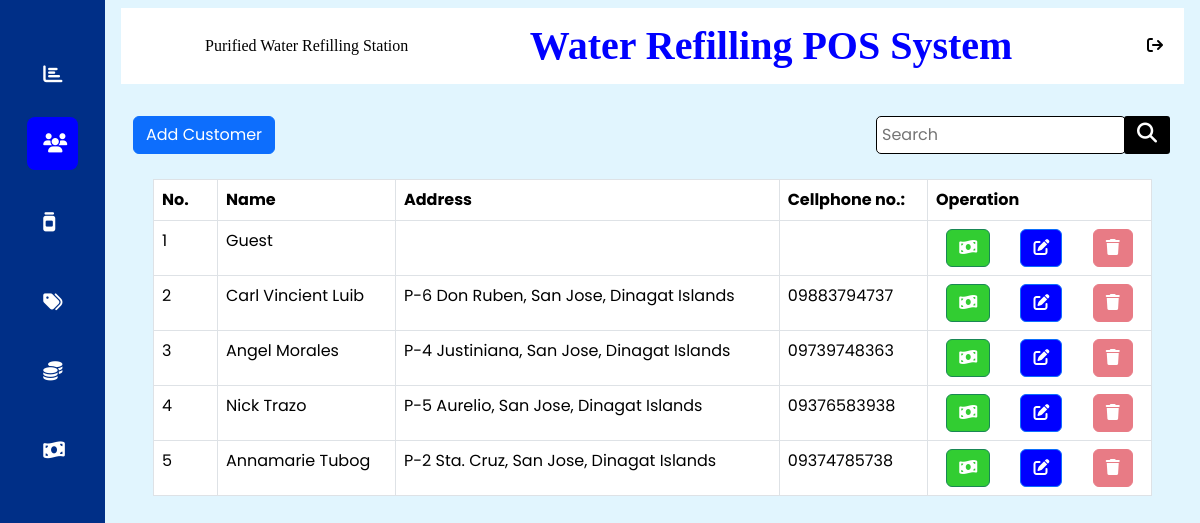
The app's page /water_refilling_POS_system/admin/customers.php (signed in) with its own data.
### tables this page shows
CREATE TABLE `tbl_system_setup` (
  `setup_id` int(11) NOT NULL,
  `WRS_name` varchar(100) NOT NULL,
  `WRS_acronym` varchar(20) NOT NULL,
  `WRS_logo` text NOT NULL
);

CREATE TABLE `tbl_customers` (
  `cus_id` int(11) NOT NULL,
  `name` varchar(50) NOT NULL,
  `address` varchar(80) NOT NULL,
  `cp_num` varchar(15) NOT NULL,
  `cus_unique_code` varchar(10) NOT NULL
);

### water_refilling_POS_system/admin/customers.php (the view, shortened to what this page needs)
<?php
	include "function.php";
	$wrs_sql = "SELECT * FROM `tbl_system_setup` WHERE setup_id = 1";
	$wrs_result = mysqli_query($con, $wrs_sql);
	if ($wrs_result) {
	    $row = mysqli_fetch_assoc($wrs_result);
	    if ($row) {
	        $WRS_name = $row['WRS_name'];
	    } else {
	        echo "No records found.";
	    }
	} else {
	    echo "Error in query: " . mysqli_error($con);
	}
?>
<!DOCTYPE html>
<html lang="en">
<head>
	<link rel="stylesheet" href="../css/bootstrap.css">
	<link rel="stylesheet" href="../css/style.css">
	<link rel="stylesheet" href="../css/all.min.css">
</head>
<body>
	<main>
		<div class="sidebar">
			<ul class="menu" style="margin-top: 3em;">
		        <li>
		            <a href="dashboard.php">
		                <i class="fas fa-chart-bar"></i>
		            </a>
		        </li>
		        <li class="active">
		            <a href="customers.php">
		                <i class="fas fa-users"></i>
		            </a>
		        </li>
		        <li>
		            <a href="gallon_inventory.php">
		                <i class="fas fa-jar"></i>
		            </a>
		        </li>
		        <li>
		            <a href="products.php">
		                <i class="fas fa-tags"></i>
		            </a>
		        </li>
		        <li>
		            <a href="sales.php">
		                <i class="fas fa-coins"></i>
		            </a>
		        </li>
		        <li>
		            <a href="cash_management.php">
		                <i class="fas fa-money-bill-wave"></i>
		            </a>
		        </li>
		    </ul>
		</div>
		<div class="main-content">
			<?php include "header.php"; ?>
		    <div class="section sect1">
		    	<div class="container">
		    		<div class="row">
		    			<div class="col-md-12">
		    				<div class="main-btn-wrapper dp-flex space-between" style="margin-bottom: 0.3rem;">
		    					<div class="btn-content dp-flex" style="justify-content: flex-end;">
		    						<button id="openModalBtn" class="btn btn-primary">Add Customer</button>
		    					</div>
		    					<form class="dp-flex" method="post" style="background: lightgray;">
							        <input type="text" name="searchInput" id="searchInput" placeholder="Search" autocomplete="off">
							        <button type="submit" name="submit"><i class="fa-solid fa-search"></i></button>
							    </form>
		    				</div>
		    				<div class="table-wrapper">
		    					<div class="table-content">
		    						<table class="table table-bordered">
		    							<thead class="thead-dark">
		    								<tr>
		    									<th scope="col" style="width: 4rem;">No.</th>
		    									<th scope="col">Name</th>
		    									<th scope="col">Address</th>
		    									<th scope="col">Cellphone no.:</th>
		    									<th scope="col" style="width: 14rem;">Operation</th>
		    								</tr>
		    							</thead>
				<tbody>
					<?php
						if(isset($_POST['submit'])){
							$searchInput = $_POST['searchInput'];
							$sql = "SELECT * FROM `tbl_customers` where name like '%$searchInput%' or address like '%$searchInput%' or cp_num like '%$searchInput%' order by cus_id ASC";
							$result = mysqli_query($con, $sql);
							if($result && mysqli_num_rows($result)>0){
								$number = 0;
								while ($row = mysqli_fetch_assoc($result)) {
									++$number;
									$cus_id = $row['cus_id'];
									$name = $row['name'];
									$address = $row['address'];
									$cp_num = "0".$row['cp_num'];
									if($name == "Guest"){
										$cp_num = $row['cp_num'];
									}
						?>
								<tr>
									<td><?php echo "$number"; ?></td>
									<?php
						      			echo "<td>$name</td>";
						      		 ?>
									<td><?php echo "$address"; ?></td>
									<td><?php echo "$cp_num"; ?></td>
									<td>
										<div class="operation-wrapper dp-flex space-around" style="font-size: 0.5rem; gap: 10px;">
											<?php
												echo '<a href="customers.php?buyid='.$cus_id.'">
													<button class="btn btn-success btn-buy">
													    <i class="fas fa-money-bill-wave"></i>
													</button>
													</a>';
												echo '<a href="customers.php?editid='.$cus_id.'">
												        <button class="btn btn-primary btn-edit">
												            <i class="fas fa-edit"></i>
												        </button>
												      </a>';
												$delete_sql = "SELECT DISTINCT cus_id FROM `tbl_sales` WHERE cus_id IN (SELECT cus_id FROM tbl_customers) AND cus_id = $cus_id";
												$delete_result = mysqli_query($con, $delete_sql);
												if($delete_result && mysqli_num_rows($delete_result) > 0){
													echo '<div class="delete-wrapper"><button disabled class="btn btn-danger btn-delete b_disabled" onclick="confirmDeleteCustomer('.$cus_id.')"><i class="fas fa-trash"></i></button></div>';
												}else{
													echo '<div class="delete-wrapper"><button class="btn btn-danger btn-delete" onclick="confirmDeleteCustomer('.$cus_id.')"><i class="fas fa-trash"></i></button></div>';
												}
											 ?>
										</div>
									</td>
								</tr>
						<?php
								}
								}else{
									?>
										<tr>
											<td colspan='6'><?php echo "Customer not found!"; ?></td>
										</tr>
									<?php
								}
						}else{
					?>
					<?php
						$sql = "SELECT * FROM `tbl_customers` order by cus_id ASC";
						$result = mysqli_query($con, $sql);
						if($result && mysqli_num_rows($result)>0){
							$number = 0;
							while ($row = mysqli_fetch_assoc($result)) {
								++$number;
								$cus_id = $row['cus_id'];
								$name = $row['name'];
								$address = $row['address'];
								$cp_num = "0".$row['cp_num'];
								if($name == "Guest"){
									$cp_num = $row['cp_num'];
								}
					?>
								<tr>
									<td><?php echo "$number"; ?></td>
									<?php
						      			echo "<td>$name</td>";
						      		 ?>
									<td><?php echo "$address"; ?></td>
									<td><?php echo "$cp_num"; ?></td>
									<td>
										<div class="operation-wrapper dp-flex space-around" style="font-size: 0.5rem; gap: 10px	;">
											<?php
												echo '<a href="customers.php?buyid='.$cus_id.'">
													<button class="btn btn-success btn-buy">
													    <i class="fas fa-money-bill-wave"></i>
													</button>
													</a>';
												echo '<a href="customers.php?editid='.$cus_id.'">
													<button class="btn btn-primary btn-edit">
													    <i class="fas fa-edit"></i>
													</button>
													</a>';
												$delete_sql = "SELECT DISTINCT cus_id FROM `tbl_sales` WHERE cus_id IN (SELECT cus_id FROM tbl_customers) AND cus_id = $cus_id";
												$delete_result = mysqli_query($con, $delete_sql);
												if($delete_result && mysqli_num_rows($delete_result) > 0){
													echo '<div class="delete-wrapper"><button disabled class="btn btn-danger btn-delete b_disabled" onclick="confirmDeleteCustomer('.$cus_id.')"><i class="fas fa-trash"></i></button></div>';
												}else{
													echo '<div class="delete-wrapper"><button class="btn btn-danger btn-delete" onclick="confirmDeleteCustomer('.$cus_id.')"><i class="fas fa-trash"></i></button></div>';
												}
											 ?>
										</div>
									</td>
								</tr>
					<?php
							}
						}else{
							?>
								<tr>
									<td colspan='6'><?php echo "No Customer Recorded!"; ?></td>
								</tr>
							<?php
						}
					}
					?>
				</tbody>
		    						</table>
		    					</div>
		    				</div>
		    			</div>
		    		</div>
		    	</div>
		    </div>
		</div>
	</main>
</body>
</html>

### water_refilling_POS_system/admin/header.php
<div class="top-wrapper">
	<div class="top-content dp-flex space-between align-center">
		<div class="top-each dp-flex align-center" style="gap: 1rem;">
			<div class="wrs_logo"></div>
			<div class="system_name"><?php echo "$WRS_name"; ?></div>
		</div>
		<div class="top-each">
			<h1 class="no-margin" style="font-family:rockwell; font-weight: bold;">Water Refilling POS System</h1>
		</div>
		<div class="top-each">
			<a href="cash_denomination.php"><button class=" btn btn-logout"><i class="fas fa-sign-out"></i></button></a>
		</div>
	</div>
</div>

### water_refilling_POS_system/css/style.css (style rules this page uses)
* { box-sizing: border-box; margin: 0; padding: 0; border: none; outline: none; font-family: "Poppins", sans-serif; }
main { display: flex; }
.container { max-width: 1280px; margin: auto; }
.dp-flex { display: flex; }
.align-center { align-items: center; }
.space-between { justify-content: space-between; }
.space-around { justify-content: space-around; }
.no-margin { margin: 0px; }
.sidebar { width: 110px; height: 100vh; padding: 0 1.7rem; color: gray !important; overflow: hidden; transition: all 0.3s linear; background: #002f87; position: sticky; top: 0; }
.menu { height: 88%; position: relative; list-style: none; padding: 0; }
.menu li { padding: 1rem; margin: 1rem 0; border-radius: 8px; transition: all 0.2s ease-in-out; }
.active { background: blue; }
.menu a { color: white; font-size: 14px; text-decoration: none; display: flex; align-items: center; gap: 1.5rem; }
.menu a i { font-size: 1.2rem; }
.main-content { overflow: hidden; position: relative; width: 100%; background: #e1f5fe; padding: 0.5rem 1rem; }
#searchInput { padding: 5px 3rem 5px 5px; width: 250px; border: solid 1px black; margin-bottom: 7px; border-radius: 5px; }
input { display: block; width: 100%; padding: 0.5rem 1rem; border: 1px solid #ccc; border-radius: 0.25rem; }
form { position: relative; width: 400px; padding: 2.5rem; border: 1px solid black; border-radius: 5px; background-image: linear-gradient(128deg, #2196f3ba, #0027ff54); }
.top-wrapper { position: relative; z-index: 10; }
.top-content { padding: 0.5rem!important; background: white; color: blue; }
.top-content .btn-logout { color: black; background: transparent; }
.system_name { color: black; font-family: Cooper black; }
body { position: relative; }
.table-wrapper { position: relative; z-index: 2; background-color: transparent; padding: 20px; }
.wrs_logo { height: 60px; width: 60px; background-image: url(../img/water_splash.jpg); background-size: cover; background-repeat: no-repeat; background-position: center; border-radius: 50%; }
.section { position: relative; z-index: 10; }

### records on screen
tbl_system_setup: WRS_name "Purified Water Refilling Station"
tbl_customers: name "Guest"
tbl_customers: name "Carl Vincient Luib", address "P-6 Don Ruben, San Jose, Dinagat Islands", cp_num "09883794737"
tbl_customers: name "Angel Morales", address "P-4 Justiniana, San Jose, Dinagat Islands", cp_num "09739748363"
tbl_customers: name "Nick Trazo", address "P-5 Aurelio, San Jose, Dinagat Islands", cp_num "09376583938"
tbl_customers: name "Annamarie Tubog", address "P-2 Sta. Cruz, San Jose, Dinagat Islands", cp_num "09374785738"
